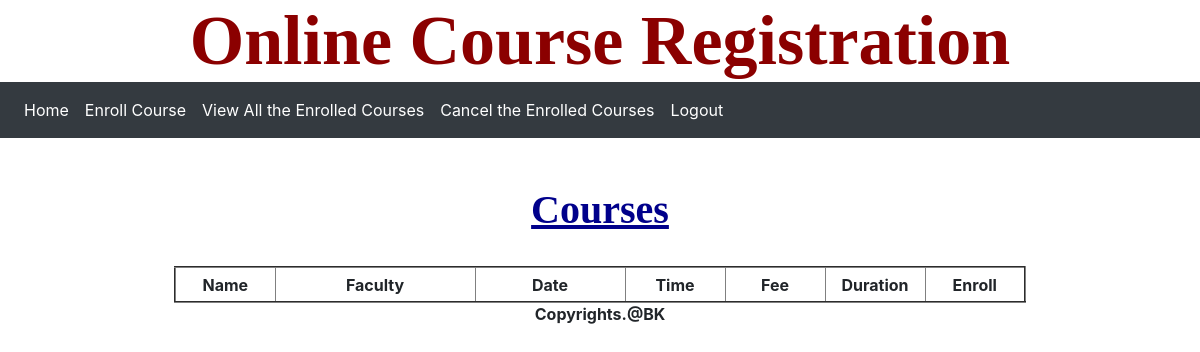
Before: /Sview/ with the older database file.
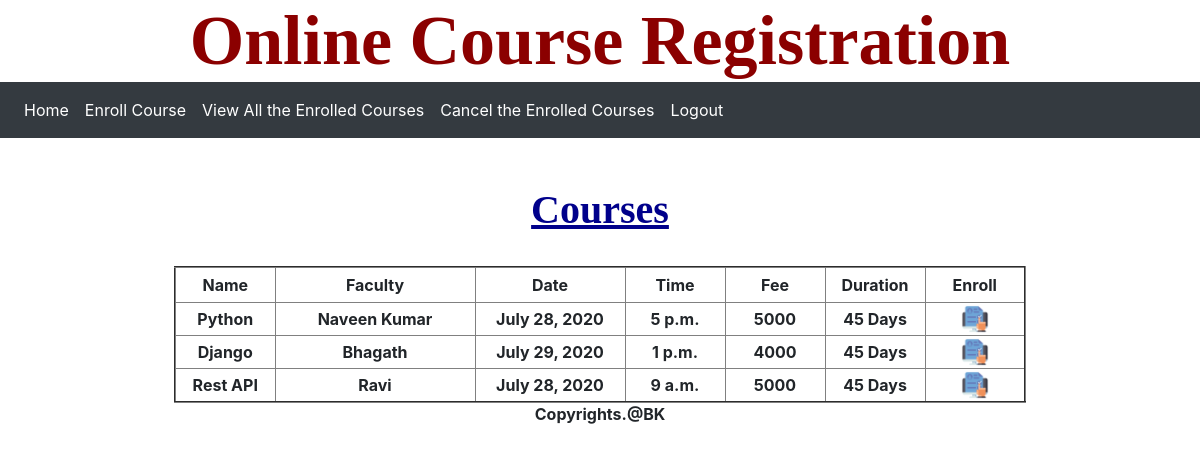
After: the same page with the newer database file.
### OCR/models.py (models this page shows)
class CourseregModel(models.Model):
    cid = models.AutoField(primary_key=True)
    name=models.CharField(max_length=49)
    faculty=models.CharField(max_length=49)
    date = models.DateField()
    time =models.TimeField()
    fee = models.IntegerField()
    duration= models.CharField(max_length=50)

### OCR/views.py (the view)
# urls.py: path('Sview/',views.sView,name="Sview"),
def sView(request):
    data = CourseregModel.objects.all()
    return render(request, "Sview.html" , {"data":data})

### templates/Sview.html
{% extends 'common.html' %}
{% block common %}
    {% include 'Stud Menu.html' %}
    {% load static %}
<br>
    <br>
    <table  border="2" align="center">
        <h1 align="center" colspan="8" style="color: darkblue;
        font-family: 'Times New Roman';font-size: 250%;
        text-decoration: underline;font-weight: bold ">Courses</h1><br>
    <tr align="center">
        <th width="100" height="35"> Name</th>
        <th width="200" height="35">Faculty</th>
        <th width="150" height="35">Date</th>
        <th width="100" height="35">Time</th>
        <th  width="100" height="35">Fee</th>
        <th width="100" height="35">Duration</th>
        <th width="100" height="35">Enroll</th>
    </tr>
    {% for x in data %}
        <tr align="center"><th>{{ x.name }}</th>
        <th>{{ x.faculty }}</th>
        <th>{{ x.date }}</th>
        <th>{{ x.time }}</th>
            <th>{{ x.fee }}</th>
        <th>{{ x.duration }}</th>
        <th> <a href="{% url 'enroll' %}?no={{ x.cid }}&sid={{ request.session.sid }}">
            <img src="{% static 'images/enroll.png' %}" height="30px" width="30px"> </a>
        </th>
        </tr>
    {% endfor %}
    </table>
{% endblock %}

### templates/common.html (shortened to what this page needs)
<head>
</head>
<body>
<table align="center" style="font-family: 'Times New Roman';font-size:70px;color: darkred">
    <tr>
        <th>
            Online Course Registration<br>
        </th>
    </tr>
</table>
{% block common %}
    {% endblock %}
<table align="center"  border="0" width="50">
    <tr>
        <th>
            Copyrights.@BK
        </th>
    </tr>
</table>
</body>

### templates/Stud Menu.html (shortened to what this page needs)
{% load static %}
<html>
<head>
    <link rel="stylesheet" href="https://stackpath.bootstrapcdn.com/bootstrap/4.5.0/css/bootstrap.min.css">
</head>
<body>
<nav class="navbar navbar-expand-lg navbar-dark bg-dark">
  <div class="collapse navbar-collapse" id="navbarTogglerDemo01">
    <ul class="navbar-nav mr-auto mt-2 mt-lg-0">
    <li class="nav-item active">
        <a class="nav-link" href="{% url 'shome' %}"?sn={{ name }}> Home<span class="sr-only">(current)</span></a>
      </li>
      <li class="nav-item active">
        <a class="nav-link" href="{% url 'Sview' %}?sid={{ request.session.sid }}"> Enroll Course <span class="sr-only">(current)</span></a>
      </li>
        <li class="nav-item active">
        <a class="nav-link" href="{% url 'Venroll' %}?sid={{ request.session.sid }}">View All the Enrolled Courses <span class="sr-only">(current)</span></a>
      </li>
        <li class="nav-item active">
        <a class="nav-link" href="{% url 'Sdelete' %}"?sid={{ request.session.sid }}>Cancel the Enrolled Courses <span class="sr-only">(current)</span></a>
      </li>
        <li class="nav-item active">
        <a class="nav-link" href="{% url 'slogin' %}">Logout<span class="sr-only">(current)</span></a>
      </li>
    </ul>
  </div>
</nav>
</body>
</html>

Changed rows visible on the page:
added CourseregModel: name "Python", faculty "Naveen Kumar", date "July 28, 2020", time "5 p.m.", fee "5000", duration "45 Days"
added CourseregModel: name "Django", faculty "Bhagath", date "July 29, 2020", time "1 p.m.", fee "4000", duration "45 Days"
added CourseregModel: name "Rest API", faculty "Ravi", date "July 28, 2020", time "9 a.m.", fee "5000", duration "45 Days"
